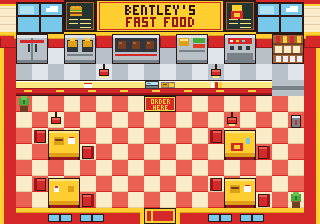

Tiled map render using the project's own tile images. Description and the whole map definition, tile-layer contents included, below:
An orthogonal 20x14 tile map with 16x16 px tiles, 3 tile layers (Back, Buildings, Front).

<map version="1.10" tiledversion="1.10.2" orientation="orthogonal" renderorder="right-down" width="20" height="14" tilewidth="16" tileheight="16" infinite="0" nextlayerid="4" nextobjectid="1">
 <properties>
  <property name="Warp" value="9 13 Farm 64 15 10 13 Farm 64 15" />
 </properties>
 <tileset firstgid="1" name="z_BentleyFastFoodInterior" tilewidth="16" tileheight="16" tilecount="112" columns="16">
  <image source="z_BentleyFastFoodInterior.png" width="256" height="112" />
 </tileset>
 <layer id="1" name="Back" width="20" height="14">
  <data encoding="csv">
1,1,1,1,1,1,1,1,1,1,1,1,1,1,1,1,1,1,1,1,
1,1,1,1,1,1,1,1,1,1,1,1,1,1,1,1,1,1,1,1,
1,1,1,1,1,1,1,1,1,1,1,1,1,1,1,1,1,1,1,1,
2,3,2,3,2,3,2,3,2,3,2,3,2,3,2,3,2,3,2,3,
3,2,3,2,3,2,3,2,3,2,3,2,3,2,3,2,3,2,3,2,
4,5,4,5,4,5,4,5,4,5,4,5,4,5,4,5,4,6,6,5,
5,4,5,4,5,4,5,4,5,7,8,4,5,4,5,4,5,4,5,4,
4,5,4,5,4,5,4,5,4,5,4,5,4,5,4,5,4,5,4,5,
5,4,5,4,5,4,5,4,5,4,5,4,5,4,5,4,5,4,5,4,
4,5,4,5,4,5,4,5,4,5,4,5,4,5,4,5,4,5,4,5,
5,4,5,4,5,4,5,4,5,4,5,4,5,4,5,4,5,4,5,4,
4,5,4,5,4,5,4,5,4,5,4,5,4,5,4,5,4,5,4,5,
5,4,5,4,5,4,5,4,5,4,5,4,5,4,5,4,5,4,5,4,
4,5,4,5,4,5,4,5,4,9,10,5,4,5,4,5,4,5,4,5
</data>
 </layer>
 <layer id="2" name="Buildings" width="20" height="14">
  <data encoding="csv">
11,12,13,14,15,16,17,18,19,20,21,22,23,24,25,26,12,13,14,11,
27,28,29,30,31,32,33,34,35,36,37,38,39,40,41,42,28,29,30,27,
43,44,45,46,47,48,49,50,51,52,49,53,54,49,55,56,46,57,58,59,
60,61,62,0,63,64,0,65,66,67,0,68,69,0,70,71,0,72,73,74,
60,0,0,0,0,0,0,0,0,0,0,0,0,0,0,0,0,0,0,74,
60,75,76,75,76,77,76,75,76,78,79,75,76,80,76,75,76,0,0,74,
60,81,0,0,0,0,0,0,0,0,0,0,0,0,0,0,0,0,0,74,
60,0,0,0,0,0,0,0,0,0,0,0,0,0,0,0,0,0,82,74,
60,0,83,84,85,0,0,0,0,0,0,0,0,83,86,87,0,0,0,74,
60,0,0,88,89,90,0,0,0,0,0,0,0,0,91,92,90,0,0,74,
60,0,0,0,0,0,0,0,0,0,0,0,0,0,0,0,0,0,0,74,
60,0,83,93,94,0,0,0,0,0,0,0,0,83,84,85,0,0,0,74,
60,0,0,95,89,90,0,0,0,0,0,0,0,0,88,89,90,0,81,74,
60,96,96,97,98,97,98,96,99,0,0,100,96,97,98,97,98,96,96,74
</data>
 </layer>
 <layer id="3" name="Front" width="20" height="14">
  <data encoding="csv">
0,0,0,0,0,0,0,0,0,0,0,0,0,0,0,0,0,0,0,0,
0,0,0,0,0,0,0,0,0,0,0,0,0,0,0,0,0,0,0,0,
0,0,0,0,0,0,0,0,0,0,0,0,0,0,0,0,0,0,0,0,
0,0,0,0,0,0,0,0,0,0,0,0,0,0,0,0,0,0,0,0,
0,0,0,0,0,0,101,0,0,0,0,0,0,101,0,0,0,0,0,0,
0,0,0,0,0,0,0,0,0,0,0,0,0,0,0,0,0,0,0,0,
0,0,0,0,0,0,0,0,0,0,0,0,0,0,0,0,0,0,0,0,
0,0,0,101,0,0,0,0,0,0,0,0,0,0,101,0,0,0,0,0,
0,0,0,0,0,0,0,0,0,0,0,0,0,0,0,0,0,0,0,0,
0,0,0,0,0,0,0,0,0,0,0,0,0,0,0,0,0,0,0,0,
0,0,0,0,0,0,0,0,0,0,0,0,0,0,0,0,0,0,0,0,
0,0,0,0,0,0,0,0,0,0,0,0,0,0,0,0,0,0,0,0,
0,0,0,0,0,0,0,0,0,0,0,0,0,0,0,0,0,0,0,0,
0,0,0,0,0,0,0,0,0,0,0,0,0,0,0,0,0,0,0,0
</data>
 </layer>
</map>
